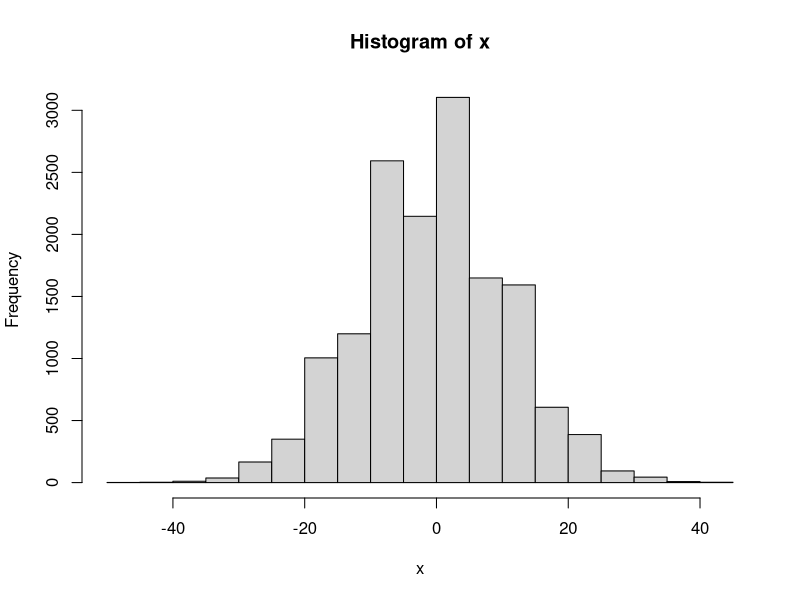

This figure's R source:
x <- rep(NA, 15000)
set.seed(96859)
for(i in 1:15000) {
  x[i] <- 2*(62.5 - sum(rbinom(125, 1, prob = 0.5)))
}
mean(x)
sd(x)
hist(x)
sum(abs(x)>=23)/15000


pbinom(51, 125, 0.5) # one sided
2 * pbinom(51, 125, 0.5) # two sided
